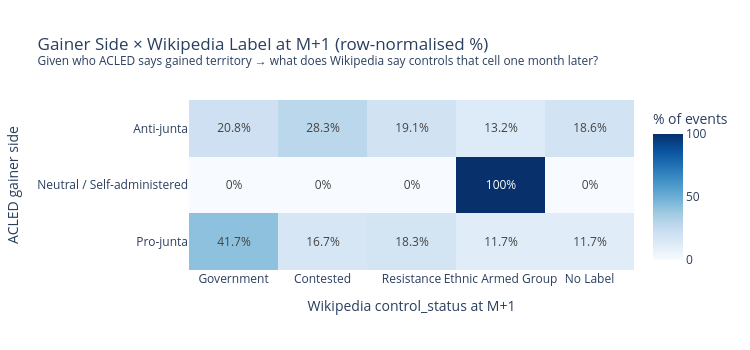

The notebook cell this image was saved under:
### Code cell
# Interactive Plotly heatmap of the confusion table
conf_pct_plot = pd.crosstab(
    scoreable[scoreable['gainer_side'] != 'Other / Unmapped']['gainer_side'],
    scoreable[scoreable['gainer_side'] != 'Other / Unmapped']['wiki_m1_filled'],
    normalize='index'
) * 100

# Order columns sensibly
col_order = ['government', 'contested', 'resistance', 'ethnic_armed_group', 'no_label']
col_order = [c for c in col_order if c in conf_pct_plot.columns]

fig = go.Figure(go.Heatmap(
    z=conf_pct_plot[col_order].values,
    x=[c.replace('_', ' ').title() for c in col_order],
    y=conf_pct_plot.index.tolist(),
    colorscale='Blues',
    text=np.round(conf_pct_plot[col_order].values, 1),
    texttemplate='%{text}%',
    colorbar=dict(title='% of events'),
    zmin=0, zmax=100,
))
fig.update_layout(
    title='Gainer Side × Wikipedia Label at M+1 (row-normalised %)<br>'
          '<sup>Given who ACLED says gained territory → what does Wikipedia say controls that cell one month later?</sup>',
    xaxis_title='Wikipedia control_status at M+1',
    yaxis_title='ACLED gainer side',
    width=750, height=350,
    yaxis=dict(autorange='reversed'),
)
fig.show()

### Figure 1 — Plotly figure (JSON) as saved in the notebook; plotly's stock layout.template omitted (floating-point values rounded to 4 significant figures)
{"data": [{"colorbar": {"title": {"text": "% of events"}}, "colorscale": [[0.0, "rgb(247,251,255)"], [0.125, "rgb(222,235,247)"], [0.25, "rgb(198,219,239)"], [0.375, "rgb(158,202,225)"], [0.5, "rgb(107,174,214)"], [0.625, "rgb(66,146,198)"], [0.75, "rgb(33,113,181)"], [0.875, "rgb(8,81,156)"], [1.0, "rgb(8,48,107)"]], "text": [[20.8, 28.3, 19.1, 13.2, 18.6], [0.0, 0.0, 0.0, 100.0, 0.0], [41.7, 16.7, 18.3, 11.7, 11.7]], "texttemplate": "%{text}%", "type": "heatmap", "x": ["Government", "Contested", "Resistance", "Ethnic Armed Group", "No Label"], "y": ["Anti-junta", "Neutral / Self-administered", "Pro-junta"], "z": [[20.75, 28.3, 19.14, 13.21, 18.6], [0.0, 0.0, 0.0, 100.0, 0.0], [41.67, 16.67, 18.33, 11.67, 11.67]], "zmax": 100, "zmin": 0}], "layout": {"height": 350, "title": {"text": "Gainer Side × Wikipedia Label at M+1 (row-normalised %)<br><sup>Given who ACLED says gained territory → what does Wikipedia say controls that cell one month later?</sup>"}, "width": 750, "xaxis": {"title": {"text": "Wikipedia control_status at M+1"}}, "yaxis": {"autorange": "reversed", "title": {"text": "ACLED gainer side"}}}}
